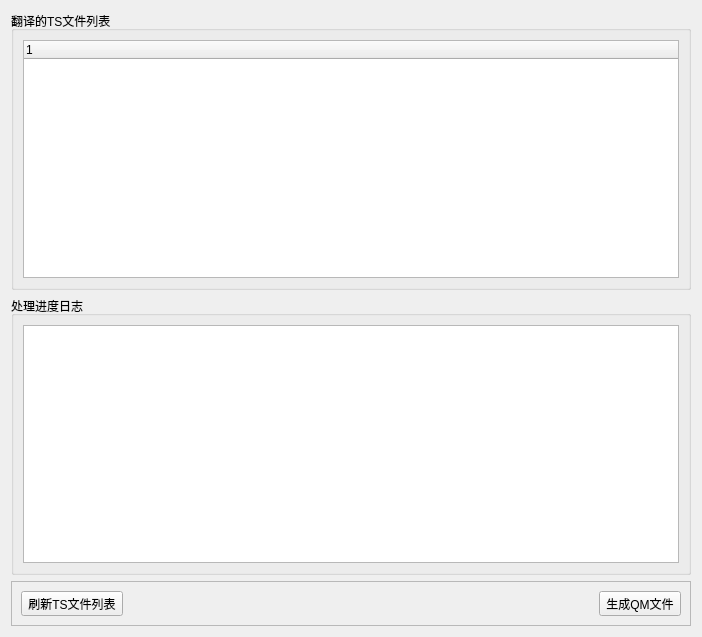
<?xml version="1.0" encoding="UTF-8"?>
<ui version="4.0">
 <class>QMFileGenerateWin</class>
 <widget class="QWidget" name="QMFileGenerateWin">
  <property name="geometry">
   <rect>
    <x>0</x>
    <y>0</y>
    <width>702</width>
    <height>637</height>
   </rect>
  </property>
  <property name="windowTitle">
   <string>Form</string>
  </property>
  <layout class="QVBoxLayout" name="verticalLayout">
   <item>
    <widget class="QGroupBox" name="groupBox">
     <property name="title">
      <string>翻译的TS文件列表</string>
     </property>
     <layout class="QGridLayout" name="gridLayout">
      <item row="0" column="0">
       <widget class="QTreeWidget" name="treeWidget">
        <column>
         <property name="text">
          <string notr="true">1</string>
         </property>
        </column>
       </widget>
      </item>
     </layout>
    </widget>
   </item>
   <item>
    <widget class="QGroupBox" name="groupBox_2">
     <property name="title">
      <string>处理进度日志</string>
     </property>
     <layout class="QGridLayout" name="gridLayout_2">
      <item row="0" column="0">
       <widget class="QTextEdit" name="textEdit"/>
      </item>
     </layout>
    </widget>
   </item>
   <item>
    <widget class="QFrame" name="frame">
     <property name="frameShape">
      <enum>QFrame::StyledPanel</enum>
     </property>
     <property name="frameShadow">
      <enum>QFrame::Raised</enum>
     </property>
     <layout class="QHBoxLayout" name="horizontalLayout_5">
      <item>
       <widget class="QToolButton" name="RefreshTSFileListTBtn">
        <property name="text">
         <string>刷新TS文件列表</string>
        </property>
       </widget>
      </item>
      <item>
       <spacer name="horizontalSpacer_2">
        <property name="orientation">
         <enum>Qt::Horizontal</enum>
        </property>
        <property name="sizeHint" stdset="0">
         <size>
          <width>426</width>
          <height>20</height>
         </size>
        </property>
       </spacer>
      </item>
      <item>
       <widget class="QToolButton" name="GenerateQMFileTBtn">
        <property name="text">
         <string>生成QM文件</string>
        </property>
       </widget>
      </item>
     </layout>
    </widget>
   </item>
  </layout>
 </widget>
 <resources/>
 <connections/>
</ui>
